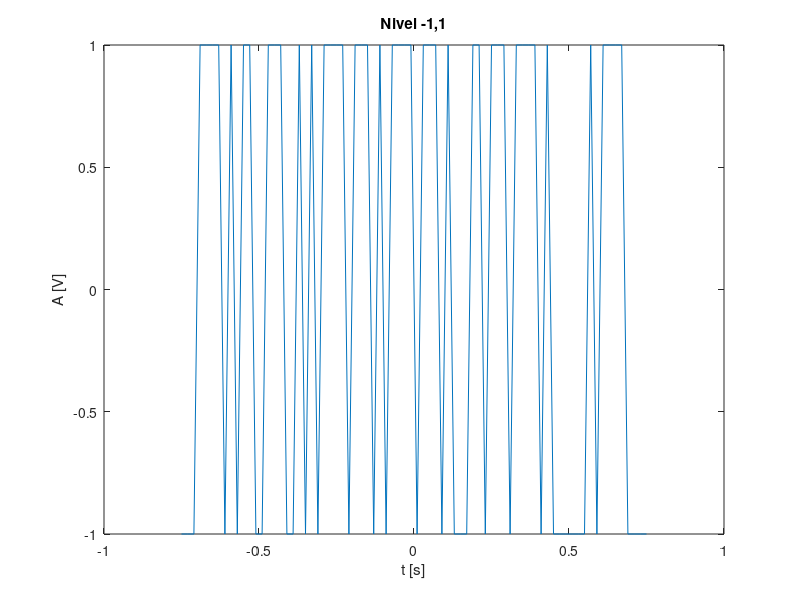
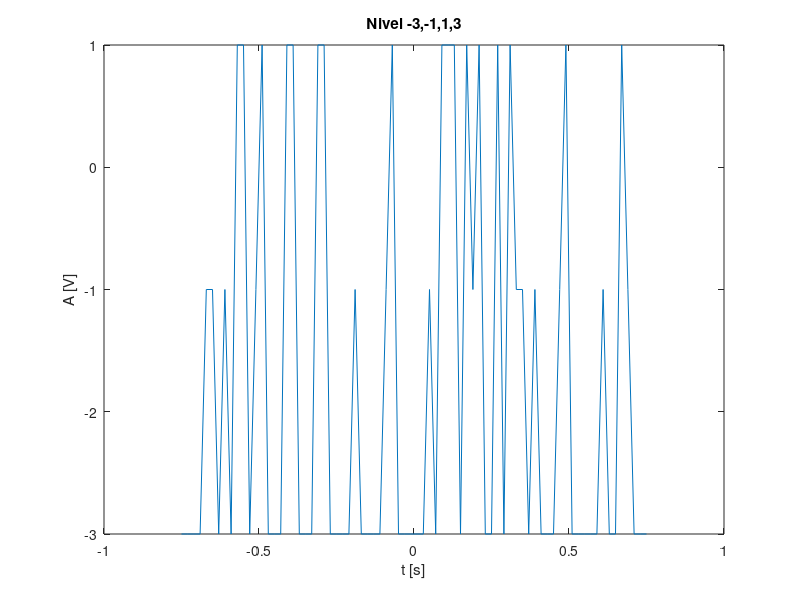
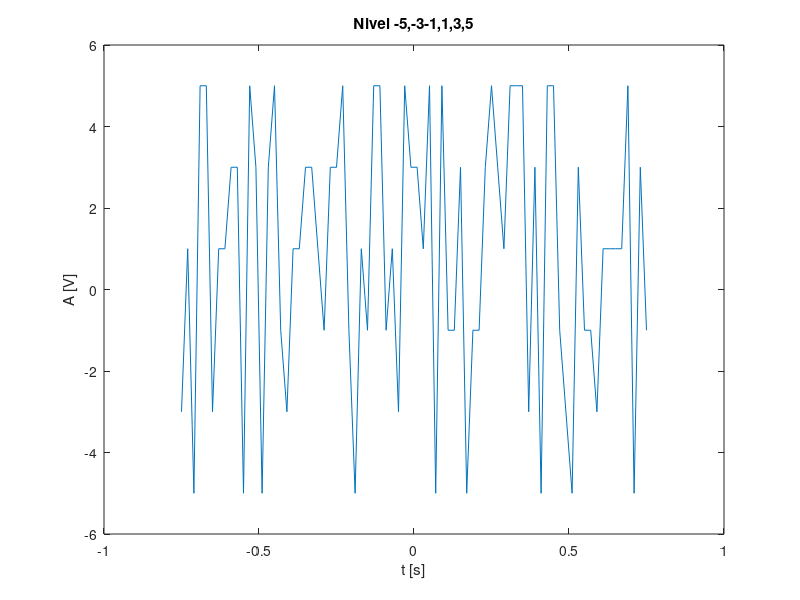
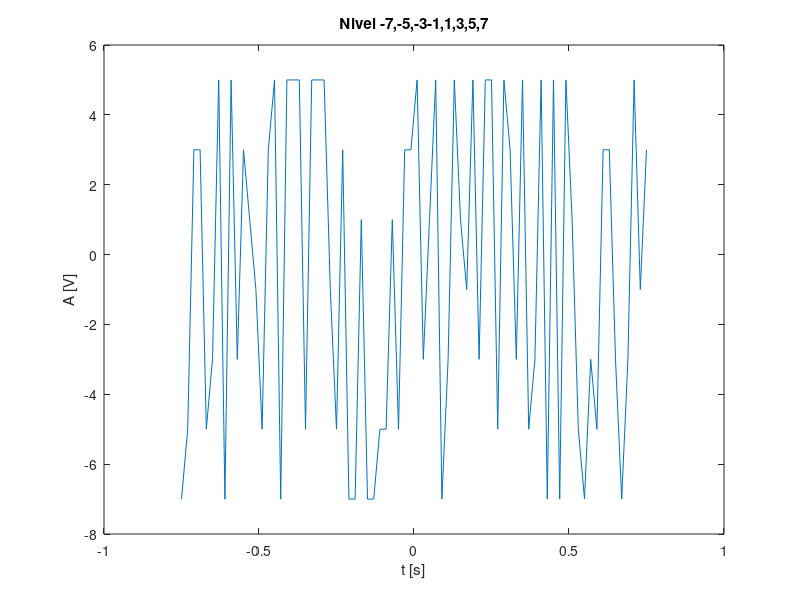

These figures' MATLAB source, in order:
%Semnal dreptunghiular  multinivel aleator

T=0.25;             %perioada semnal
perioade=3;         %numarul de perioade
t=-perioade*T:0.02:perioade*T;        %vector timp

y=rand(1,length(t));  %vectorul ce contine valori aleatoare intre 0 si 1

for i=1:length(t)
if y(i)<0.5         %pentru a obtine multimea {-1, 1} punem conditia ca numerele aleatoare din vector mai mici decat 0.5 sa fie -1 si restul 1
    y(i)=-1;
else
    y(i)=1;
end
end
figure(1)
plot(t,y), title('Nivel {-1,1}'), xlabel('t [s]'), ylabel('A [V]')

%procedam in mod similar pentru celelalte subpuncte
y2=rand(1,length(t));

for i=1:length(t)
    if y2(i)<0.25
        y2(i)=-3;
    elseif y2(i)>0.25 && y2(i)<0.5
        y2(i)=-1;
    elseif y2(i)>0.5 && y2(i)<0.75
        y2(i)=1;
    else 
        y2(i)=-3;
    end
end
figure(2)
plot(t,y2), title('Nivel {-3,-1,1,3}'), xlabel('t [s]'), ylabel('A [V]')

y3=rand(1,length(t));

for i=1:length(t)
    if y3(i)<0.16
        y3(i)=-5;
    elseif y3(i)<0.32 && y3(i)>0.16
        y3(i)=-3;
    elseif y3(i)>0.32 && y3(i)<0.48
        y3(i)=-1;
    elseif y3(i)>0.48 && y3(i)<0.64
        y3(i)=1;
    elseif y3(i)>0.64 && y3(i)<0.8
        y3(i)=3;
    else
        y3(i)=5;
    end
end
figure(3)
plot(t,y3), title('Nivel {-5,-3-1,1,3,5}'), xlabel('t [s]'), ylabel('A [V]')

y4=rand(1,length(t))

for i=1:length(t)
    if y4(i)<0.125
        y4(i)=-7;
    elseif y4(i)<0.25 && y4(i)>0.125
        y4(i)=-5;
    elseif y4(i)>0.25 && y4(i)<0.375
        y4(i)=-3;
    elseif y4(i)>0.375 && y4(i)<0.5
        y4(i)=-1;
    elseif y4(i)>0.5 && y4(i)<0.625
        y4(i)=1;
    elseif y4(i)>0.625  && y4(i)<0.75
        y4(i)=3;
    elseif y4(i)>0.75 && y4(i)<875
        y4(i)=5;
    else
        y4(i)=7;
    end
end

figure(4)
plot(t,y4), title('Nivel {-7,-5,-3-1,1,3,5,7}'), xlabel('t [s]'), ylabel('A [V]')


